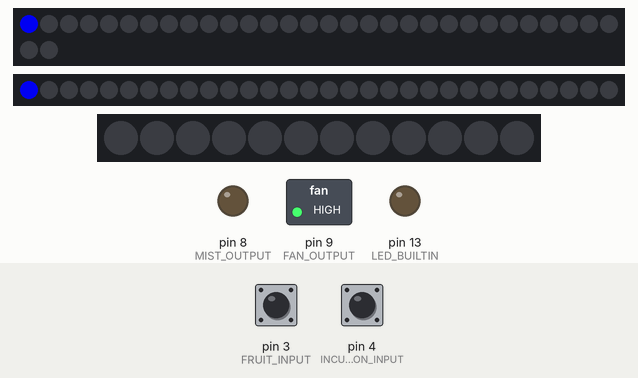
Recording of a sketch running on a simulated Arduino Uno, built with avr-gcc and run on an emulated ATmega328P. Shown: 32 RGB LEDs in strip order, left to right, continuing on the next row, 30 RGB LEDs in strip order, left to right, 12 RGB LEDs in strip order, left to right, switched loads named in the sketch (green lamp = pin HIGH), output pins drawn as LEDs (lit = HIGH). The inputs (shaded band) are chosen by the test bench; at power-on: pin 3 (FRUIT_INPUT) HIGH, pin 4 (INCUBATION_INPUT) HIGH. Dim RGB values are drawn brighter than linear; random numbers use the default seed unless the sketch sets one.

Above: at 0.07 s.
At 1.2 s:
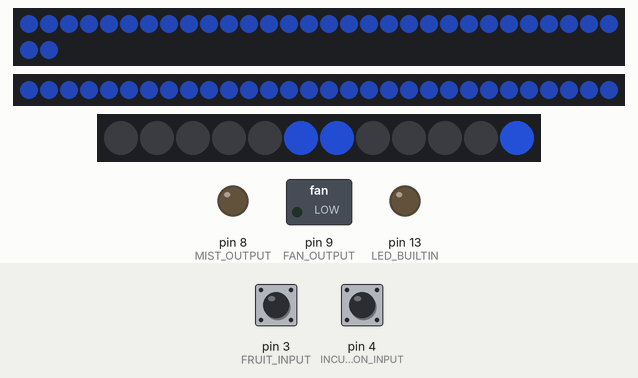
1.3 s: pin 3 (FRUIT_INPUT) pulled LOW for 3.2 s
6.0 s: pin 3 (FRUIT_INPUT) pulled LOW for 1 s
At 10.02 s:
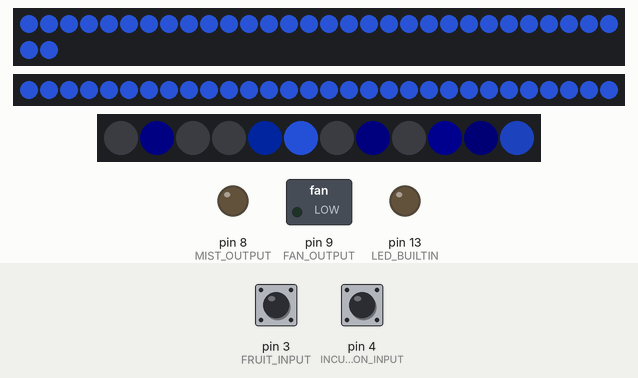
Timing chart, 0 to 11.5 s (numbered marks = the images above; inputs shaded):
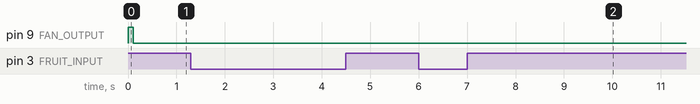

The sketch:

shroomy.ino
```cpp
// Include necessary libraries
#include <Adafruit_NeoPixel.h>
#ifdef __AVR__
#include <avr/power.h> // Required for 16 MHz Adafruit Trinket
#endif

// Pin definitions
#define FAN_OUTPUT          9   // Output control of both fans
#define MIST_OUTPUT         8   // Output control of mist
#define LOWER_LED_OUTPUT    7   // Lower LED strip circle
#define UPPER_LED_OUTPUT    6   // Upper LED strip circle
#define STAR_LED_OUTPUT     5   // Star LED strip
#define INCUBATION_INPUT    4   // Button input for incubation mode
#define FRUIT_INPUT         3   // Button input for fruiting mode

// Timing variables (in milliseconds)
unsigned long cyclesPerHour = 1UL;
unsigned long fanTime = 1UL * 60UL * 1000UL;     // 1 minute in milliseconds
unsigned long mistTime = 1UL * 60UL * 1000UL;    // 1 minute in milliseconds
unsigned long restTime = 0UL;                    // Will be calculated later

// Constants for incubation and fruiting modes
const unsigned long CYCLES_INCUBATION = 1UL;
const unsigned long INCUBATION_FAN_TIME = 30UL * 1000UL;    // 30 seconds in milliseconds
const unsigned long INCUBATION_MIST_TIME = 5UL * 1000UL;    // 5 seconds in milliseconds

const unsigned long CYCLES_FRUIT = 6UL;
const unsigned long FRUIT_FAN_TIME = 30UL * 1000UL;         // 30 seconds in milliseconds
const unsigned long FRUIT_MIST_TIME = 5UL * 1000UL;         // 5 seconds in milliseconds

const int BUTTON_READINGS_SIZE = 10; // Size of the button readings array

// Define a function pointer type for LED color functions
typedef void (*ColorFunctionPointer)(uint32_t, unsigned long);

// Function prototypes
void ShowTimeColor(uint32_t color, unsigned long time);
void ShowSparkColor(uint32_t color, unsigned long time);
void ShowShootingStarColor(uint32_t color, unsigned long time);
void ShowBreathColor(uint32_t color, unsigned long time);
void ShowDropletsColor(uint32_t color, unsigned long time);
void FadeLEDs(unsigned long stepDelay, float dimFactor);
uint32_t SetColorIntensity(uint32_t color, double intensity);
uint32_t DimColor(uint32_t color, float dimFactor);
bool mostlyHigh(int numbers[]);
void updateMode(unsigned long time);
void Cycle(unsigned long time);
void enterFanOnlyState(unsigned long time);
void enterSprayMistState(unsigned long time);
void enterRestState(unsigned long time);

// Function pointers to control the LED patterns
ColorFunctionPointer currentMistColorFunction;
ColorFunctionPointer currentFanColorFunction;
ColorFunctionPointer currentRestColorFunction;

// LED strip setup
#define UPPER_CIRCLE_PIXEL_COUNT 32 // Number of LEDs on upper circle strip
#define LOWER_CIRCLE_PIXEL_COUNT 30 // Number of LEDs on lower circle strip
#define STAR_PIXEL_COUNT          12 // Number of LEDs on star strip

Adafruit_NeoPixel upperLedStrip(UPPER_CIRCLE_PIXEL_COUNT, UPPER_LED_OUTPUT, NEO_GRB + NEO_KHZ800);
Adafruit_NeoPixel lowerLedStrip(LOWER_CIRCLE_PIXEL_COUNT, LOWER_LED_OUTPUT, NEO_GRB + NEO_KHZ800);
Adafruit_NeoPixel starLedStrip(STAR_PIXEL_COUNT, STAR_LED_OUTPUT, NEO_GRB + NEO_KHZ800);

// Star remapping array
int starRemap[] = {3, 7, 8, 2, 6, 9, 1, 5, 10, 0, 4, 11};

long firstPixelHue = 0;
int readingIndex = 0;

// Arrays to store button readings
int fruitButtonReadings[BUTTON_READINGS_SIZE];
int incubationButtonReadings[BUTTON_READINGS_SIZE];

// Define possible states
enum State {
  FAN_ONLY,
  SPRAY_MIST,
  REST
};

State currentState = FAN_ONLY;
unsigned long lastStateChange = 0;

void setup() {
  Serial.begin(9600);

  // Set pin modes
  pinMode(LED_BUILTIN, OUTPUT);
  pinMode(FAN_OUTPUT, OUTPUT);
  pinMode(MIST_OUTPUT, OUTPUT);
  pinMode(INCUBATION_INPUT, INPUT_PULLUP);
  pinMode(FRUIT_INPUT, INPUT_PULLUP);

  // Initialize LED strips
  upperLedStrip.begin();
  lowerLedStrip.begin();
  starLedStrip.begin();
  upperLedStrip.show();
  lowerLedStrip.show();
  starLedStrip.show();

  // Initial outputs
  digitalWrite(FAN_OUTPUT, HIGH);
  digitalWrite(MIST_OUTPUT, LOW);

  // Seed the random number generator with a noise value
  randomSeed(analogRead(0));

  // Initialize function pointers
  currentMistColorFunction = &ShowTimeColor;
  currentFanColorFunction = &ShowTimeColor;
  currentRestColorFunction = &ShowTimeColor;

  lastStateChange = millis();
}

void loop() {
  unsigned long time = millis();

  // Update mode based on button readings
  updateMode(time);

  // Handle state transitions and LED updates
  Cycle(time);

  // Update reading index for circular buffer
  readingIndex = (++readingIndex) % BUTTON_READINGS_SIZE;
}

// Function to update the mode based on button readings
void updateMode(unsigned long time) {
  // Read button states and store in readings arrays
  fruitButtonReadings[readingIndex] = digitalRead(FRUIT_INPUT);
  incubationButtonReadings[readingIndex] = digitalRead(INCUBATION_INPUT);

  // Determine which mode we're in based on button readings
  if (mostlyHigh(fruitButtonReadings)) {
    // Fruiting mode
    cyclesPerHour = CYCLES_FRUIT;
    fanTime = FRUIT_FAN_TIME;
    mistTime = FRUIT_MIST_TIME;
    currentRestColorFunction = &ShowBreathColor;
    currentMistColorFunction = &ShowDropletsColor;
    currentFanColorFunction = &ShowShootingStarColor;
  } else if (mostlyHigh(incubationButtonReadings)) {
    // Incubation mode
    cyclesPerHour = CYCLES_INCUBATION;
    fanTime = INCUBATION_FAN_TIME;
    mistTime = INCUBATION_MIST_TIME;
    currentRestColorFunction = &ShowBreathColor;
    currentMistColorFunction = &ShowDropletsColor;
    currentFanColorFunction = &ShowShootingStarColor;
  } else {
    // Rest mode
    currentRestColorFunction = &ShowBreathColor;
    if (currentState != REST) {
      currentState = REST;
      lastStateChange = time;
      digitalWrite(FAN_OUTPUT, LOW);
      digitalWrite(MIST_OUTPUT, LOW);
    }
    fanTime = 0;
    mistTime = 0;
  }
}

// Function to determine if most readings are LOW (button pressed)
bool mostlyHigh(int numbers[]) {
  int sum = 0;
  for (int i = 0; i < BUTTON_READINGS_SIZE; i++) {
    sum += numbers[i];
  }
  return sum <= BUTTON_READINGS_SIZE / 2;
}

// Function to handle state transitions and LED updates
void Cycle(unsigned long time) {
  // Calculate restTime to fill up the hour
  unsigned long totalCycleTime = fanTime + mistTime;
  restTime = (60UL * 60UL * 1000UL - totalCycleTime * cyclesPerHour) / cyclesPerHour;

  switch (currentState) {
    case FAN_ONLY:
      if (time - lastStateChange >= fanTime) {
        enterSprayMistState(time);
      } else {
        currentFanColorFunction(upperLedStrip.Color(0, 0, 255), time - lastStateChange); // Blue when fans are running
      }
      break;

    case SPRAY_MIST:
      if (time - lastStateChange >= mistTime) {
        enterRestState(time);
      } else {
        currentMistColorFunction(upperLedStrip.Color(0, 0, 255), time - lastStateChange); // Blue when misting
      }
      break;

    case REST:
      if (time - lastStateChange >= restTime) {
        enterFanOnlyState(time);
      } else {
        currentRestColorFunction(upperLedStrip.Color(50, 100, 255), time - lastStateChange); // Light blue when resting
      }
      break;
  }
}

// State transition functions
void enterFanOnlyState(unsigned long time) {
  currentState = FAN_ONLY;
  lastStateChange = time;
  digitalWrite(FAN_OUTPUT, HIGH);
  digitalWrite(MIST_OUTPUT, LOW);
}

void enterSprayMistState(unsigned long time) {
  currentState = SPRAY_MIST;
  lastStateChange = time;
  digitalWrite(FAN_OUTPUT, HIGH);
  digitalWrite(MIST_OUTPUT, HIGH);
}

void enterRestState(unsigned long time) {
  currentState = REST;
  lastStateChange = time;
  digitalWrite(FAN_OUTPUT, LOW);
  digitalWrite(MIST_OUTPUT, LOW);
}

// Helper function to set color intensity
uint32_t SetColorIntensity(uint32_t color, double intensity) {
  uint8_t r = (uint8_t)((color >> 16 & 0xFF) * intensity);
  uint8_t g = (uint8_t)((color >> 8 & 0xFF) * intensity);
  uint8_t b = (uint8_t)((color & 0xFF) * intensity);
  return upperLedStrip.Color(r, g, b);
}

// Helper function to dim a color
uint32_t DimColor(uint32_t color, float dimFactor) {
  uint8_t r = (uint8_t)((color >> 16 & 0xFF) / dimFactor);
  uint8_t g = (uint8_t)((color >> 8 & 0xFF) / dimFactor);
  uint8_t b = (uint8_t)((color & 0xFF) / dimFactor);
  return upperLedStrip.Color(r, g, b);
}

// Function to fade LEDs gradually
void FadeLEDs(unsigned long stepDelay, float dimFactor) {
  // Update all strips with dimmed colors
  for (int i = 0; i < upperLedStrip.numPixels(); i++) {
    uint32_t originalColor = upperLedStrip.getPixelColor(i);
    upperLedStrip.setPixelColor(i, DimColor(originalColor, dimFactor));

    originalColor = lowerLedStrip.getPixelColor(i);
    lowerLedStrip.setPixelColor(i, DimColor(originalColor, dimFactor));
  }

  for (int i = 0; i < starLedStrip.numPixels(); i++) {
    uint32_t originalColor = starLedStrip.getPixelColor(i);
    starLedStrip.setPixelColor(i, DimColor(originalColor, dimFactor));
  }

  // Show updated colors
  upperLedStrip.show();
  lowerLedStrip.show();
  starLedStrip.show();

  // Delay to control fade speed
  delay(stepDelay);
}

// LED pattern functions
void ShowTimeColor(uint32_t color, unsigned long time) {
  for (int i = 0; i < upperLedStrip.numPixels(); i++) {
    if (i < (static_cast<int>(time / 60 / 1000) % UPPER_CIRCLE_PIXEL_COUNT)) {
      upperLedStrip.setPixelColor(i, color);
    } else {
      upperLedStrip.setPixelColor(i, upperLedStrip.Color(0, 0, 0));
    }

    if (i < (static_cast<int>(time / 1000) % LOWER_CIRCLE_PIXEL_COUNT)) {
      lowerLedStrip.setPixelColor(i, color);
    } else {
      lowerLedStrip.setPixelColor(i, upperLedStrip.Color(0, 0, 0));
    }
  }
  for (int i = 0; i < starLedStrip.numPixels(); i++) {
    starLedStrip.setPixelColor(i, color);
  }
  upperLedStrip.show();
  lowerLedStrip.show();
  starLedStrip.show();
}

// Shooting star pattern for the star LED strip
void ShowShootingStarColor(uint32_t color, unsigned long time) {
  for (int i = 0; i < upperLedStrip.numPixels(); i++) {
    if (i == (static_cast<int>(time / 50) % UPPER_CIRCLE_PIXEL_COUNT)) {
      upperLedStrip.setPixelColor(i, color);
    }
  }
  for (int i = 0; i < lowerLedStrip.numPixels(); i++) {
    if (i == (static_cast<int>(time / 40) % LOWER_CIRCLE_PIXEL_COUNT)) {
      lowerLedStrip.setPixelColor(i, color);
    }
  }

  // Shooting star effect on the star LED strip
  const int numRows = 8;
  const int rowSizes[numRows] = {2, 2, 2, 2, 1, 1, 1, 1};
  const int row0[] = {11, 4};
  const int row1[] = {10, 5};
  const int row2[] = {6, 9};
  const int row3[] = {7, 8};
  const int row4[] = {3};
  const int row5[] = {2};
  const int row6[] = {1};
  const int row7[] = {0};
  const int* starRemapShooting[numRows] = {row0, row1, row2, row3, row4, row5, row6, row7};

  if (fanTime <= 0) {
    return;
  }

  double proc = static_cast<double>(time) / static_cast<double>(fanTime);
  double step = 1.0 / static_cast<double>(numRows - 1);
  for (int i = 0; i < numRows; i++) {
    double timeStep = static_cast<double>(i) / static_cast<double>(numRows - 1);
    if (proc > timeStep) {
      double intensity = (proc - timeStep) / step;
      intensity = (intensity > 1.0) ? 1.0 : intensity;
      for (int j = 0; j < rowSizes[i]; j++) {
        uint32_t adjustedColor = SetColorIntensity(color, intensity);
        starLedStrip.setPixelColor(starRemapShooting[i][j], adjustedColor);
      }
    }
  }
  FadeLEDs(5, 1.2);
}

void ShowSparkColor(uint32_t color, unsigned long fadeTime) {
  // Randomly set initial colors
  for (int i = 0; i < upperLedStrip.numPixels(); i++) {
    if (random(0, 200) == 0) {
      upperLedStrip.setPixelColor(i, color);
    }
    if (random(0, 200) == 0) {
      lowerLedStrip.setPixelColor(i, color);
    }
  }

  // Set random LEDs on star strip
  for (int i = 0; i < starLedStrip.numPixels(); i++) {
    if (random(0, 200) == 0) {
      starLedStrip.setPixelColor(i, color);
    }
  }
  FadeLEDs(60, 1.05);
}

void ShowBreathColor(uint32_t color, unsigned long fadeTime) {
  unsigned long cycleLength = 1000UL * 5UL;
  double currProc = static_cast<double>((fadeTime % cycleLength)) / static_cast<double>(cycleLength);
  double endProc = (4.0 * (currProc - 0.5) * (currProc - 0.5)) / 2.0 + 0.1;

  for (int i = 0; i < upperLedStrip.numPixels(); i++) {
    upperLedStrip.setPixelColor(i, SetColorIntensity(color, endProc));
    lowerLedStrip.setPixelColor(i, SetColorIntensity(color, endProc));
  }

  // Randomly set star LEDs
  for (int i = 0; i < starLedStrip.numPixels(); i++) {
    if (random(0, 200) == 0) {
      starLedStrip.setPixelColor(i, color);
    }
  }
  FadeLEDs(60, 1.05);
}

void ShowDropletsColor(uint32_t color, unsigned long fadeTime) {
  // Randomly set initial colors
  for (int i = 0; i < upperLedStrip.numPixels(); i++) {
    if (random(0, 120) == 0) {
      upperLedStrip.setPixelColor(i, color);
    }
    if (random(0, 120) == 0) {
      lowerLedStrip.setPixelColor(i, color);
    }
  }

  // Randomly set star LEDs
  for (int i = 0; i < starLedStrip.numPixels(); i++) {
    if (random(0, 200) == 0) {
      starLedStrip.setPixelColor(i, color);
    }
  }
  FadeLEDs(2, 1.2);
}
```
